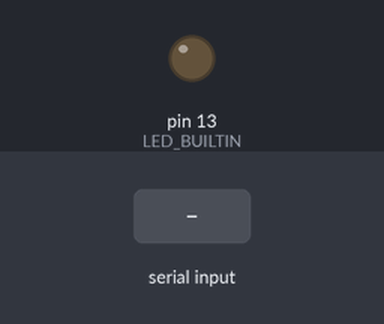
Simulated run of this sketch. Board: Arduino Uno, built with avr-gcc and run on an emulated ATmega328P. On the bench: output pins drawn as LEDs (lit = HIGH). Inputs (shaded band) come from the test bench. What the sketch prints to the serial monitor is not drawn.

Above: at 1.2 s.
1.3 s: "BEE_DETECTED\n" received over Serial
At 1.7 s:
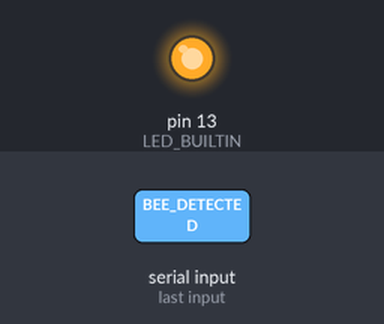
2.8 s: "IDLE\n" received over Serial
At 3.7 s:
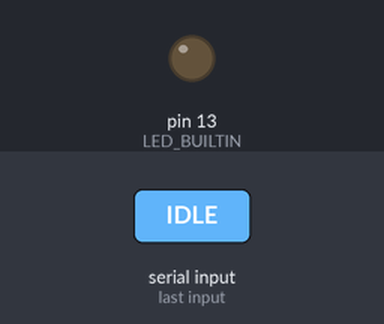
Timing chart, 0 to 5.8 s (numbered marks = the images above; inputs shaded):
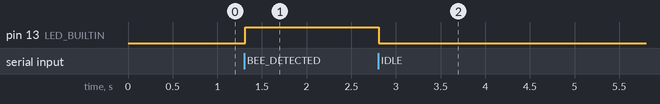

The sketch:

serial_parsing.ino.ino
```cpp
String inputString = "";
bool stringComplete = false;

void setup() {
  Serial.begin(9600);
  pinMode(LED_BUILTIN , OUTPUT);
  inputString.reserve(200);
  Serial.println("Arduino Ready");
}

void loop() {
  if (stringComplete) {
    inputString.trim();

    // Hardware Logic
    if (inputString == "BEE_DETECTED") {
      digitalWrite(LED_BUILTIN , HIGH);
      Serial.println("Action: Bzz! Target found! 🐝");
    } else if (inputString == "IDLE") {
      digitalWrite(LED_BUILTIN , LOW);
      Serial.println("Action: Nothing cool detected.");
    }

    inputString = "";
    stringComplete = false;
  }
}


// This function runs automatically in the background when data arrives
void serialEvent() {
  while (Serial.available()) {
    char inChar = (char)Serial.read();
    inputString += inChar;
    if (inChar == '\n') {
      stringComplete = true;
    }
  }
}
```

Measured:
- after the input at 1.3 s, pin 13 (LED_BUILTIN): LOW → HIGH at once
- after the input at 2.8 s, pin 13 (LED_BUILTIN): HIGH → LOW at once
